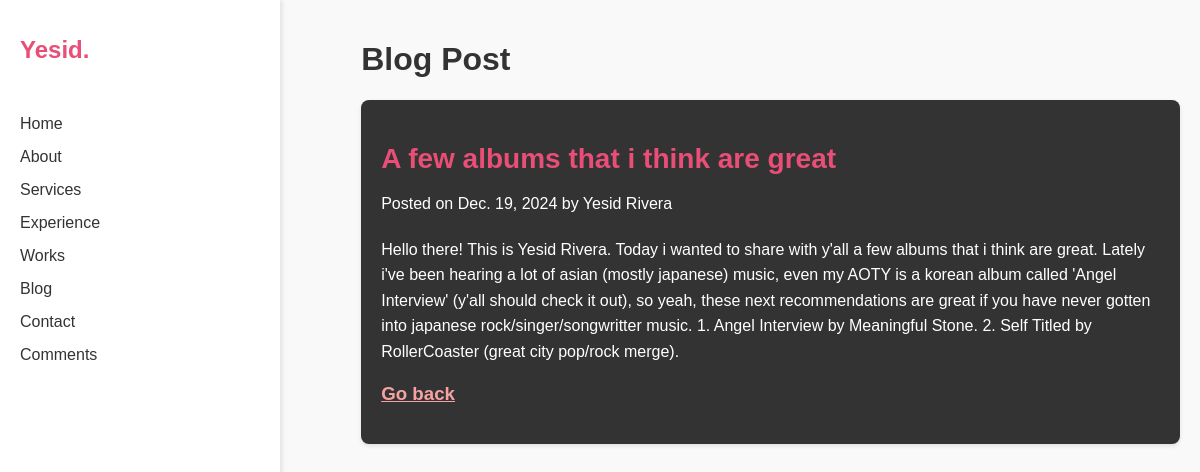
Page /home/blog/5 on the committed database.
### home/models.py (models this page shows)
class Blog_Post(models.Model):
    title = models.CharField(max_length=400)
    author = models.CharField(max_length=510)
    date = models.DateField()
    postBody = models.CharField(max_length=10000)
    summary = models.CharField(max_length=200)

### home/views.py (the view)
# urls.py: path('home/blog/<int:id>', views.blog_post, name='blog'),
def blog_post(request, id):
    mypost = Blog_Post.objects.get(id=id)
    template = loader.get_template('blog_post.html')
    context = {
        'mypost' : mypost,
    }
    return HttpResponse(template.render(context, request))

### home/templates/blog_post.html (shortened to what this page needs)
{% extends "base.html" %}
{% block content %}
<!DOCTYPE html>
<html lang="en">
<head>
</head>
<body>
    <div class="content">
        <h1 id="main_header">Blog Post</h1>
        <div class="blog-post">
            <h2>{{mypost.title}}</h2>
            <div class="meta">
                <p>Posted on <span>{{ mypost.date }}</span> by <span>{{ mypost.author }}</span></p>
            </div>
            <p>
                {{ mypost.postBody }}
            </p>
            <h3><a id ="href" href="/home/blog">Go back</a></h3>
        </div>
    </div>
</body>
</html>
{% endblock %}

### home/templates/base.html (style rules this page uses)
body { margin: 0; font-family: Arial, sans-serif; background-color: #f9f9f9; color: #333; display: flex; height: 100vh; }

### home/templates/blog_post.html (style rules this page uses)
#main_header { margin-left: 11%; }
.content { flex: 1; margin-left: 20%; padding: 20px; }
.blog-post { background-color: #333; box-shadow: 0 2px 4px rgba(0, 0, 0, 0.1); border-radius: 8px; padding: 20px; margin-left: 11%; margin-top: 20px; }
.blog-post h2 { font-size: 28px; color: #e94e77; margin-bottom: 10px; }
.blog-post .meta { font-size: 14px; color: #ffffff; margin-bottom: 20px; }
.blog-post p { font-size: 16px; line-height: 1.6; color: #ffffff; }
#href { color: rgb(247, 162, 162); }

### rows in the picture
Blog_Post: title "A few albums that i think are great", date "Dec. 19, 2024", author "Yesid Rivera", postBody "Hello there! This is Yesid Rivera. Today i wanted to share with y'all a few albums that i think are great. Lately i've been hearing a lot of asian (mostly japanese) music, even my AOTY is a korean album called 'Angel Interview' (y'all should check it out), so yeah, these next recommendations are great if you have never gotten into japanese rock/singer/songwritter music. 1. Angel Interview by Meaningful Stone. 2. Self Titled by RollerCoaster (great city pop/rock merge)."
